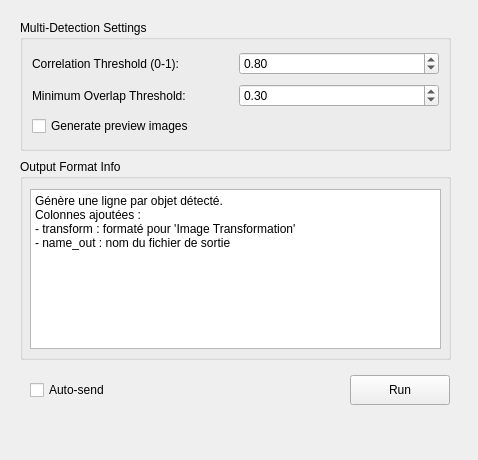
<?xml version="1.0" encoding="UTF-8"?>
<ui version="4.0">
 <class>Form</class>
 <widget class="QWidget" name="Form">
  <property name="geometry">
   <rect>
    <x>0</x>
    <y>0</y>
    <width>478</width>
    <height>460</height>
   </rect>
  </property>
  <widget class="QGroupBox" name="groupBox">
   <property name="geometry">
    <rect>
     <x>20</x>
     <y>20</y>
     <width>431</width>
     <height>131</height>
    </rect>
   </property>
   <property name="title">
    <string>Multi-Detection Settings</string>
   </property>
   <layout class="QGridLayout" name="gridLayout">
    <item row="0" column="0">
     <widget class="QLabel" name="label">
      <property name="text">
       <string>Correlation Threshold (0-1):</string>
      </property>
     </widget>
    </item>
    <item row="0" column="1">
     <widget class="QDoubleSpinBox" name="spinThreshold">
      <property name="maximum">
       <double>1.000000000000000</double>
      </property>
      <property name="singleStep">
       <double>0.050000000000000</double>
      </property>
      <property name="value">
       <double>0.800000000000000</double>
      </property>
     </widget>
    </item>
    <item row="1" column="0">
     <widget class="QLabel" name="label_2">
      <property name="text">
       <string>Minimum Overlap Threshold:</string>
      </property>
     </widget>
    </item>
    <item row="1" column="1">
     <widget class="QDoubleSpinBox" name="spinOverlap">
      <property name="maximum">
       <double>1.000000000000000</double>
      </property>
      <property name="singleStep">
       <double>0.050000000000000</double>
      </property>
      <property name="value">
       <double>0.300000000000000</double>
      </property>
     </widget>
    </item>
    <item row="2" column="0" colspan="2">
     <widget class="QCheckBox" name="checkBox_preview">
      <property name="text">
       <string>Generate preview images</string>
      </property>
     </widget>
    </item>
   </layout>
  </widget>
  <widget class="QGroupBox" name="groupBox_2">
   <property name="geometry">
    <rect>
     <x>20</x>
     <y>159</y>
     <width>431</width>
     <height>201</height>
    </rect>
   </property>
   <property name="title">
    <string>Output Format Info</string>
   </property>
   <widget class="QPlainTextEdit" name="plainTextEdit">
    <property name="geometry">
     <rect>
      <x>10</x>
      <y>30</y>
      <width>411</width>
      <height>160</height>
     </rect>
    </property>
    <property name="readOnly">
     <bool>true</bool>
    </property>
    <property name="plainText">
     <string>Génère une ligne par objet détecté.
Colonnes ajoutées :
- transform : formaté pour 'Image Transformation'
- name_out : nom du fichier de sortie</string>
    </property>
   </widget>
  </widget>
  <widget class="QCheckBox" name="checkBox_autosend">
   <property name="geometry">
    <rect>
     <x>30</x>
     <y>380</y>
     <width>100</width>
     <height>20</height>
    </rect>
   </property>
   <property name="text">
    <string>Auto-send</string>
   </property>
  </widget>
  <widget class="QPushButton" name="btnRun">
   <property name="geometry">
    <rect>
     <x>350</x>
     <y>375</y>
     <width>100</width>
     <height>30</height>
    </rect>
   </property>
   <property name="text">
    <string>Run</string>
   </property>
  </widget>
 </widget>
 <resources/>
 <connections/>
</ui>
